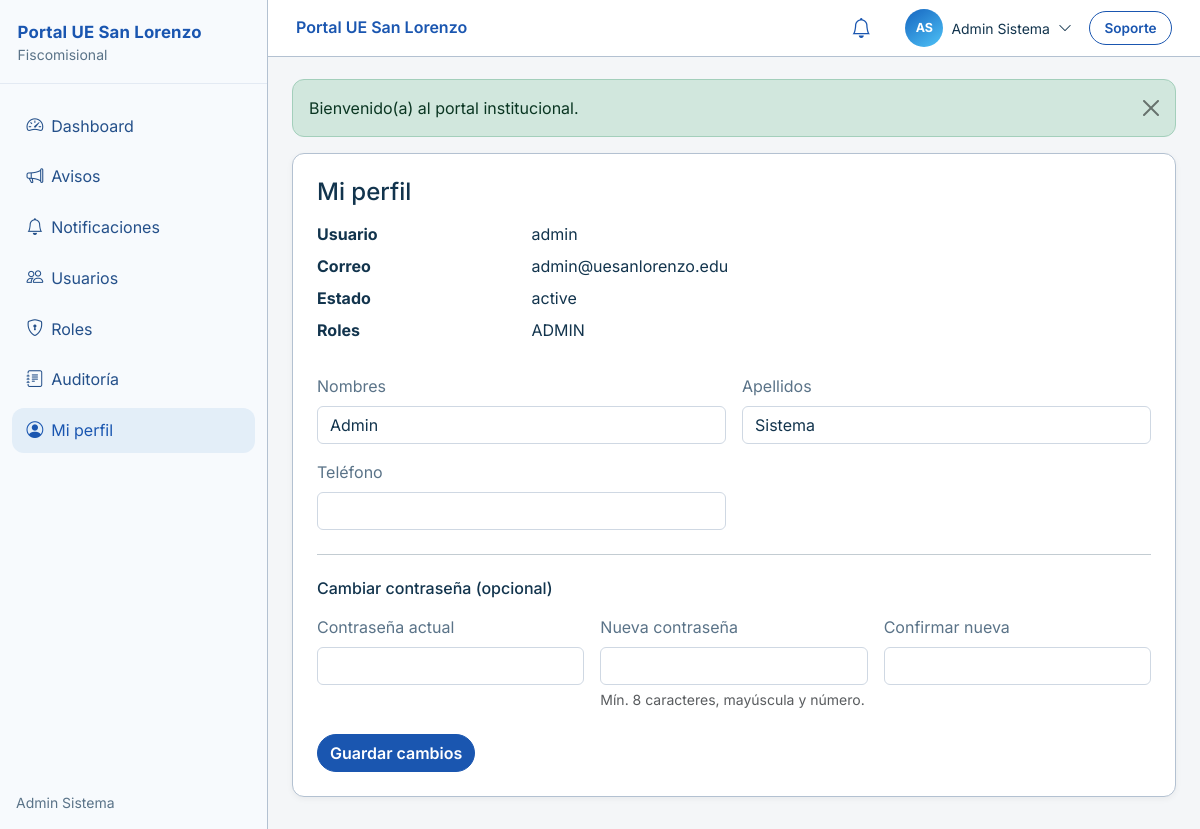
The app's page /app/public/profile (signed in) with its own data.
### tables this page shows
CREATE TABLE `users` (
  `id` bigint(20) UNSIGNED NOT NULL,
  `username` varchar(50) NOT NULL,
  `email` varchar(150) NOT NULL,
  `password` varchar(255) NOT NULL,
  `first_name` varchar(100) NOT NULL,
  `last_name` varchar(100) NOT NULL,
  `phone` varchar(30) DEFAULT NULL,
  `status` enum('active','inactive','pending') NOT NULL DEFAULT 'pending',
  `last_login_at` datetime DEFAULT NULL,
  `failed_login_attempts` int(11) NOT NULL DEFAULT 0,
  `locked_until` datetime DEFAULT NULL,
  `created_at` datetime NOT NULL DEFAULT current_timestamp(),
  `updated_at` datetime NOT NULL DEFAULT current_timestamp() ON UPDATE current_timestamp()
);

### app/helpers/response.php (called while the page is built, shortened)
<?php
function app_path(string $path = ''): string
{
    $base = defined('APP_PATH') ? APP_PATH : dirname(__DIR__);
    return $path === '' ? $base : $base . DIRECTORY_SEPARATOR . ltrim(str_replace(['/', '\\'], DIRECTORY_SEPARATOR, $path), DIRECTORY_SEPARATOR);
}
function app_base_path(): string
{
    static $resolved = null;
    if ($resolved !== null) {
        return $resolved;
    }
    $scriptName = $_SERVER['SCRIPT_NAME'] ?? '';
    $dir = str_replace('\\', '/', dirname($scriptName));
    $resolved = rtrim($dir, '/');
    return $resolved;
}
function app_base_url(): string
{
    static $resolved = null;
    if ($resolved !== null) {
        return $resolved;
    }
    $configured = trim((string) env('APP_URL', ''));
    $https = (!empty($_SERVER['HTTPS']) && $_SERVER['HTTPS'] !== 'off')
        || ((string) ($_SERVER['SERVER_PORT'] ?? '') === '443')
        || (strtolower((string) ($_SERVER['HTTP_X_FORWARDED_PROTO'] ?? '')) === 'https');
    $scheme = $https ? 'https' : 'http';
    $host = (string) ($_SERVER['HTTP_HOST'] ?? 'localhost');
    $path = app_base_path();
    $resolved = $scheme . '://' . $host . $path;
    return $resolved;
}
function url(string $path = ''): string
{
    $base = rtrim(app_base_url(), '/');
    $path = trim($path);
    return $base . '/' . ltrim($path, '/');
}
function view(string $name, array $data = [], ?string $layout = 'main'): void
{
    $viewFile = app_path('views/' . str_replace('.', '/', $name) . '.php');
    extract($data, EXTR_SKIP);
    require $viewFile;
}

### app/controllers/Controller.php (called while the page is built, shortened)
<?php
abstract class Controller
{
    protected function view(string $name, array $data = [], ?string $layout = 'main'): void
    {
        view($name, $data, $layout);
    }
}

### app/controllers/ProfileController.php (called while the page is built, shortened)
<?php
final class ProfileController extends Controller
{
    private UserRepository $users;
    public function __construct(?UserRepository $users = null, ?AuditService $audit = null)
    {
        $this->users = $users ?? new UserRepository();
    }
    public function show(): void
    {
        $authUser = auth_user();
        $user = $this->users->findById((int) $authUser['id']);
        unset($user['password']);
        $roles = $this->users->getRoleNames((int) $user['id']);
        $this->view('profile.show', [
            'title' => 'Mi perfil',
            'user' => $user,
            'roles' => $roles,
            'errors' => [],
        ]);
    }
}

### app/middleware/AuthMiddleware.php (called while the page is built, shortened)
<?php
final class AuthMiddleware
{
    public function handle(array $params, Closure $next): void
    {
        $next($params);
    }
}

### app/public/index.php (called while the page is built, shortened)
<?php
require dirname(__DIR__) . '/bootstrap.php';
require APP_PATH . '/routes/web.php';
$router->dispatch();

### app/bootstrap.php (called while the page is built, shortened)
<?php
require_once APP_PATH . '/helpers/env.php';
require_once APP_PATH . '/helpers/security.php';
require_once APP_PATH . '/helpers/auth.php';
require_once APP_PATH . '/helpers/response.php';
spl_autoload_register(static function (string $class): void {
    $prefix = 'App\\';
    $relative = substr($class, strlen($prefix));
    $parts = explode('\\', $relative);
    $map = [
        'Helpers' => 'helpers',
        'Controllers' => 'controllers',
        'Middleware' => 'middleware',
        'Services' => 'Services',
        'Repositories' => 'Repositories',
    ];
    $root = $parts[0];
    foreach ($map as $ns => $dir) {
        if (strcasecmp($root, $ns) === 0) {
            $parts[0] = $dir;
            break;
        }
    }
    $path = APP_PATH . DIRECTORY_SEPARATOR . implode(DIRECTORY_SEPARATOR, $parts) . '.php';
});

### app/helpers/env.php (called while the page is built, shortened)
<?php
function env(string $key, $default = null)
{
    if (array_key_exists($key, $_ENV)) {
        $value = $_ENV[$key];
    } elseif (array_key_exists($key, $_SERVER)) {
        $value = $_SERVER[$key];
    } else {
        $value = getenv($key);
        if ($value === false) {
            return $default;
        }
    }
    $normalized = is_string($value) ? strtolower(trim($value)) : $value;
    return match ($normalized) {
        'true', '(true)' => true,
        'false', '(false)' => false,
        'empty', '(empty)' => '',
        'null', '(null)' => null,
        default => $value,
    };
}

### app/config/database.php (called while the page is built, shortened)
<?php
$host = (string) env('DB_HOST', '127.0.0.1');
$port = (string) env('DB_PORT', '3306');
$database = (string) env('DB_DATABASE', 'ue_san_lorenzo');
$charset = 'utf8mb4';
return [
    'driver' => 'mysql',
    'host' => $host,
    'port' => $port,
    'database' => $database,
    'username' => (string) env('DB_USERNAME', 'root'),
    'password' => (string) env('DB_PASSWORD', ''),
    'charset' => $charset,
    'dsn' => sprintf(
        'mysql:host=%s;port=%s;dbname=%s;charset=%s',
        $host,
        $port,
        $database,
        $charset
    ),
    'options' => [
        PDO::ATTR_ERRMODE => PDO::ERRMODE_EXCEPTION,
        PDO::ATTR_DEFAULT_FETCH_MODE => PDO::FETCH_ASSOC,
        PDO::ATTR_EMULATE_PREPARES => false,
    ],
];

### app/helpers/auth.php (called while the page is built, shortened)
<?php
function auth_user(): ?array
{
    $user = $_SESSION['user'] ?? null;
    return is_array($user) ? $user : null;
}

### app/repositories/UserRepository.php (called while the page is built, shortened)
<?php
final class UserRepository
{
    private PDO $pdo;
    public function __construct(?PDO $pdo = null)
    {
        $this->pdo = $pdo ?? Database::connection();
    }
    public function findById(int $id): ?array
    {
        $stmt = $this->pdo->prepare(
            'SELECT id, username, email, password, first_name, last_name, phone, status,
                    last_login_at, failed_login_attempts, locked_until, created_at, updated_at,
                    TRIM(CONCAT(COALESCE(first_name, \'\'), \' \', COALESCE(last_name, \'\'))) AS name
             FROM users
             WHERE id = :id
             LIMIT 1'
        );
        $stmt->execute(['id' => $id]);
        $row = $stmt->fetch(PDO::FETCH_ASSOC);
        return $row === false ? null : $row;
    }
    public function getRoleNames(int $userId): array
    {
        $stmt = $this->pdo->prepare(
            'SELECT r.name
             FROM roles r
             INNER JOIN user_roles ur ON ur.role_id = r.id
             WHERE ur.user_id = :user_id
             ORDER BY r.name'
        );
        $stmt->execute(['user_id' => $userId]);
        return array_values(array_filter(array_map('strval', $stmt->fetchAll(PDO::FETCH_COLUMN))));
    }
}

### app/helpers/security.php (called while the page is built, shortened)
<?php
function e(?string $value): string
{
    return htmlspecialchars((string) $value, ENT_QUOTES | ENT_SUBSTITUTE, 'UTF-8');
}

### app/views/profile/show.php (the view, shortened to what this page needs)
<?php
$errors = $errors ?? [];
$roles = $roles ?? [];
?>
<div class="card-soft p-4">
    <h1 class="h4 mb-3">Mi perfil</h1>
    <dl class="row mb-4">
        <dt class="col-sm-3">Usuario</dt>
        <dd class="col-sm-9"><?= e((string) ($user['username'] ?? '')) ?></dd>
        <dt class="col-sm-3">Correo</dt>
        <dd class="col-sm-9"><?= e((string) ($user['email'] ?? '')) ?></dd>
        <dt class="col-sm-3">Estado</dt>
        <dd class="col-sm-9"><?= e((string) ($user['status'] ?? '')) ?></dd>
        <dt class="col-sm-3">Roles</dt>
        <dd class="col-sm-9"><?= e($roles === [] ? 'Sin roles' : implode(', ', $roles)) ?></dd>
    </dl>
    <form method="post" action="<?= e(url('/profile')) ?>" novalidate>
        <div class="row g-3 mb-3">
            <div class="col-md-6">
                <label for="first_name" class="form-label">Nombres</label>
                <input type="text" class="form-control <?= isset($errors['first_name']) ? 'is-invalid' : '' ?>"
                       id="first_name" name="first_name"
                       value="<?= e((string) ($user['first_name'] ?? '')) ?>" required>
            </div>
            <div class="col-md-6">
                <label for="last_name" class="form-label">Apellidos</label>
                <input type="text" class="form-control <?= isset($errors['last_name']) ? 'is-invalid' : '' ?>"
                       id="last_name" name="last_name"
                       value="<?= e((string) ($user['last_name'] ?? '')) ?>" required>
            </div>
            <div class="col-md-6">
                <label for="phone" class="form-label">Teléfono</label>
                <input type="text" class="form-control <?= isset($errors['phone']) ? 'is-invalid' : '' ?>"
                       id="phone" name="phone"
                       value="<?= e((string) ($user['phone'] ?? '')) ?>">
            </div>
        </div>
        <hr class="my-4">
        <h2 class="h6 mb-3">Cambiar contraseña (opcional)</h2>
        <div class="row g-3 mb-4">
            <div class="col-md-4">
                <label for="current_password" class="form-label">Contraseña actual</label>
                <input type="password" class="form-control <?= isset($errors['current_password']) || isset($errors['password']) ? 'is-invalid' : '' ?>"
                       id="current_password" name="current_password" autocomplete="current-password">
            </div>
            <div class="col-md-4">
                <label for="new_password" class="form-label">Nueva contraseña</label>
                <input type="password" class="form-control <?= isset($errors['new_password']) ? 'is-invalid' : '' ?>"
                       id="new_password" name="new_password" autocomplete="new-password">
                <?php if (isset($errors['new_password'])): ?>
                    <div class="invalid-feedback"><?= e($errors['new_password']) ?></div>
                <?php else: ?>
                    <div class="form-text">Mín. 8 caracteres, mayúscula y número.</div>
                <?php endif; ?>
            </div>
            <div class="col-md-4">
                <label for="new_password_confirmation" class="form-label">Confirmar nueva</label>
                <input type="password" class="form-control <?= isset($errors['new_password_confirmation']) ? 'is-invalid' : '' ?>"
                       id="new_password_confirmation" name="new_password_confirmation" autocomplete="new-password">
            </div>
        </div>
        <button type="submit" class="btn btn-primary">Guardar cambios</button>
    </form>
</div>

### app/Router.php (shortened to what this page needs)
<?php
final class Router
{
    private array $routes = [];
    private function add(array $methods, string $path, mixed $handler, array $middleware): self
    {
        $this->routes[] = [
            'methods' => $methods,
            'path' => $this->normalizePath($path),
            'handler' => $handler,
            'middleware' => $middleware,
        ];
        return $this;
    }
    public function dispatch(?string $method = null, ?string $uri = null): void
    {
        $method = strtoupper($method ?? ($_SERVER['REQUEST_METHOD'] ?? 'GET'));
        $uri = $this->normalizePath($uri ?? $this->resolveUri());
        foreach ($this->routes as $route) {
            if (!in_array($method, $route['methods'], true)) {
                continue;
            }
            $params = $this->matchPath($route['path'], $uri);
            if ($params === null) {
                continue;
            }
            $pipeline = array_reduce(
                array_reverse($route['middleware']),
                function (Closure $next, string $middlewareName): Closure {
                    return function (array $params) use ($next, $middlewareName): void {
                        $this->runMiddleware($middlewareName, $params, $next);
                    };
                },
                function (array $params) use ($route): void {
                    $this->invoke($route['handler'], $params);
                }
            );
            $pipeline($params);
            return;
        }
    }
    private function runMiddleware(string $name, array $params, Closure $next): void
    {
        $middleware = new $class();
        $middleware->handle($params, $next);
    }
    private function invoke(mixed $handler, array $params): void
    {
        if (is_array($handler) && count($handler) === 2) {
            [$class, $action] = $handler;
            $controller = is_object($class) ? $class : new $class();
            $controller->{$action}(...array_values($params));
            return;
        }
        throw new RuntimeException('Handler de ruta inválido.');
    }
    private function resolveUri(): string
    {
        $uri = $_SERVER['REQUEST_URI'] ?? '/';
        $path = parse_url($uri, PHP_URL_PATH);
        $path = str_replace('\\', '/', $path);
        $bases = [];
        $scriptDir = str_replace('\\', '/', dirname((string) ($_SERVER['SCRIPT_NAME'] ?? '')));
        if ($scriptDir !== '/' && $scriptDir !== '\\' && $scriptDir !== '.' && $scriptDir !== '') {
            $bases[] = rtrim($scriptDir, '/');
        }
        $detected = app_base_path();
        if ($detected !== '') {
            $bases[] = $detected;
        }
        foreach (array_unique($bases) as $base) {
            if ($base !== '' && str_starts_with($path, $base . '/')) {
                $path = substr($path, strlen($base)) ?: '/';
                break;
            }
        }
        return $this->normalizePath($path);
    }
    private function normalizePath(string $path): string
    {
        $path = '/' . trim($path, '/');
        return $path === '/' ? '/' : rtrim($path, '/');
    }
    private function matchPath(string $routePath, string $uri): ?array
    {
        if ($routePath === $uri) {
            return [];
        }
        $pattern = preg_replace('#\{([a-zA-Z_][a-zA-Z0-9_]*)\}#', '(?P<$1>[^/]+)', $routePath);
        $regex = '#^' . $pattern . '$#';
        if (!preg_match($regex, $uri, $matches)) {
            return null;
        }
        $params = [];
        return $params;
    }
}

### app/assets/css/app.css (style rules this page uses)
:root { --pi-navy-950: #0d47a1; --pi-navy-900: #1565c0; --pi-navy-800: #1e88e5; --pi-navy-700: #1565c0; --pi-cyan: #0288d1; --pi-cyan-soft: #4fc3f7; --pi-text: #12344d; --pi-muted: #5a7388; --pi-danger: #c62828; --pi-success: #2e7d32; --pi-warning: #f9a825; --pi-white: #ffffff; --pi-blue-900: #0d47a1; --pi-blue-700: #1565c0; --pi-blue-500: #0288d1; --pi-sky-400: #4fc3f7; --pi-sky-100: #e3f2fd; --pi-gray-100: #f4f6f8; --pi-gray-700: #455a64; --brand-primary: #1a56b0; --brand-secondary: #7eb6e8; --brand-surface: #ffffff; --brand-text: #163a6b; --brand-muted: #5a7388; --sidebar-width: 268px; --radius-panel: 12px; --glow: none; --glass-bg: #ffffff; --glass-border: #b3c1d1; --shield-url: url("../img/escudo-san-lorenzo.png"); }
* { box-sizing: border-box; }
html, body { min-height: 100%; background: #f4f6f8 !important; background-image: none !important; color: #12344d !important; }
body { margin: 0; font-family: Inter, "Segoe UI", "Helvetica Neue", Arial, sans-serif; }
h1, h2, h3, h4, h5, h6 { color: var(--pi-text); }
.btn-primary { --bs-btn-color: #fff; --bs-btn-bg: var(--brand-primary); --bs-btn-border-color: var(--brand-primary); --bs-btn-hover-color: #fff; --bs-btn-hover-bg: var(--pi-blue-900); --bs-btn-hover-border-color: var(--pi-blue-900); --bs-btn-active-bg: var(--pi-blue-900); --bs-btn-active-border-color: var(--pi-blue-900); border-radius: 999px; font-weight: 600; }
.card-soft { background: #ffffff; border: 1.5px solid #b3c1d1; border-radius: 12px; box-shadow: 0 2px 6px rgba(0, 0, 0, 0.05); color: var(--pi-text); }
.form-control, .form-select, .form-control:focus, .form-select:focus { background: #ffffff; border-color: #cfd8e3; color: var(--pi-text); box-shadow: none; }
.form-control::placeholder { color: #8aa0b3; }
.form-label { color: var(--pi-muted); }

### records on screen
users: username "admin", email "admin@uesanlorenzo.edu", status "active", first_name "Admin", last_name "Sistema"

### other values on screen
$item['label'] "Dashboard"
$item['label'] "Avisos"
$item['label'] "Notificaciones"
$item['label'] "Usuarios"
$item['label'] "Roles"
$item['label'] "Auditoría"
$item['label'] "Mi perfil"
$user['name'] "Admin Sistema"
$initials "AS"
$displayName "Admin Sistema"
$roles === [] ? 'Sin roles' : implode(', ', $roles) "ADMIN"
